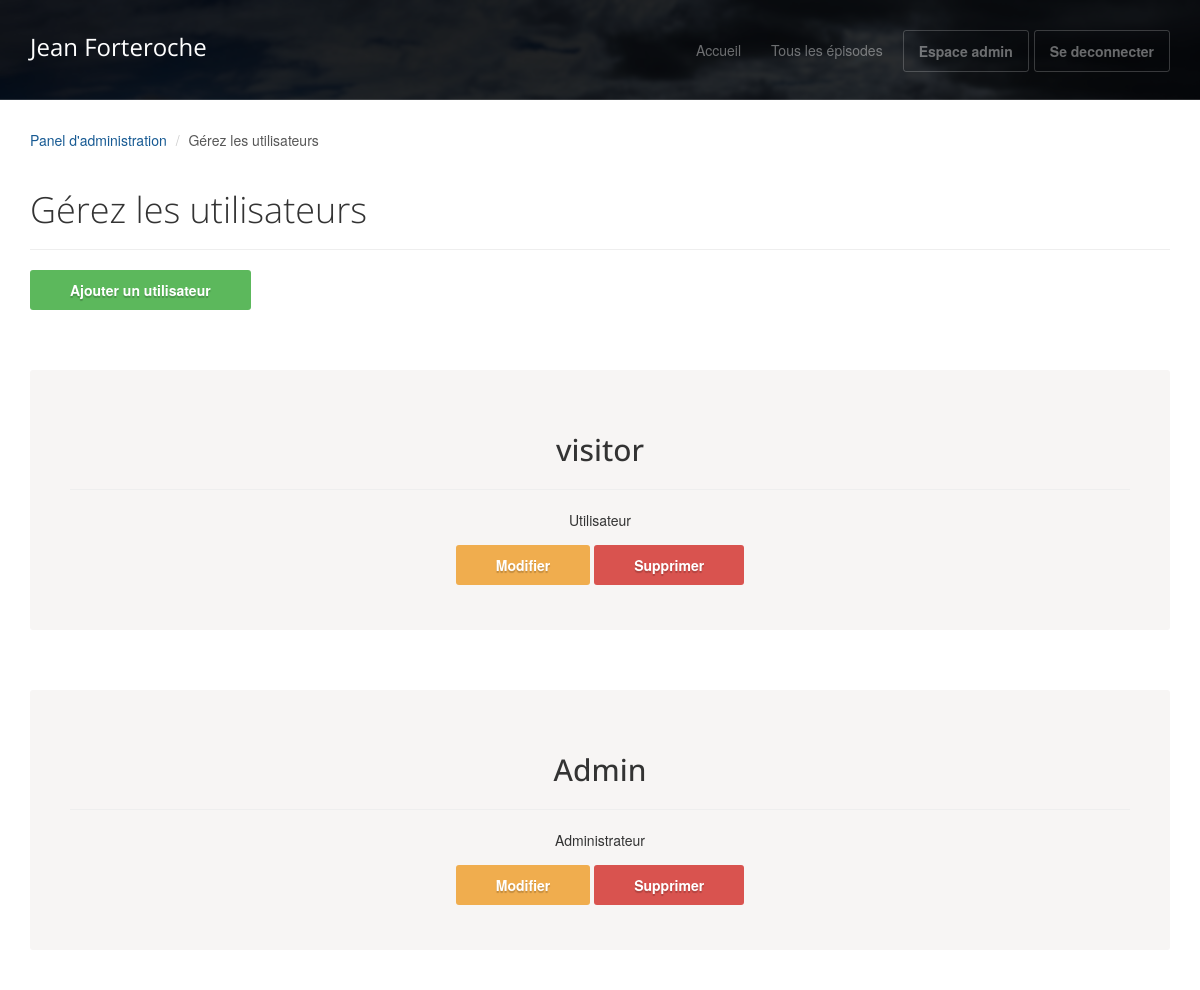
Screenshot of /index.php?page=admin&action=account (signed in) with the database file from the repository.
### tables this page shows
CREATE TABLE IF NOT EXISTS `accounts` (
  `id` int(11) NOT NULL AUTO_INCREMENT,
  `level` int(11) NOT NULL,
  `username` varchar(255) NOT NULL,
  `password` varchar(255) NOT NULL,
  `creation_date` date NOT NULL,
  PRIMARY KEY (`id`)
);

### app/controller/BackController.php (called while the page is built, shortened)
<?php
class BackController
{
	private $accountManage;
	private $view;
	public function __construct()
	{
		$this->accountManage = new AccountManager();
		$this->view = new View;
	}
	public function account()
	{
		$requestAccounts = $this->accountManage->getAllAccounts();
		$this->view->render('account', [
			'accounts' => $requestAccounts
		], true);
	}
}

### public/index.php (called while the page is built, shortened)
<?php
$routing = new App\config\Router();
$routing->run();

### app/manager/DatabaseManager.php (called while the page is built, shortened)
<?php
abstract class DatabaseManager
{
	private $dbconnect;
	private function getConnection()
	{
		if ($this->dbconnect === null) {
			try {
				$db = new PDO(self::PDO_STATEMENT, self::DB_USER, self::DB_PASS);
				$db->setAttribute(PDO::ATTR_ERRMODE, PDO::ERRMODE_EXCEPTION);
				$this->dbconnect = $db;
			} catch (Exception $errorConnection) {
				die('Erreur de connection :' . $errorConnection->getMessage());
			}
		}
		return $this->dbconnect;
	}
	protected function getSql($statement, $class, $parameters = null)
	{
		if ($parameters) {
			$db = $this->getConnection()->prepare($statement);
			$db->setFetchMode(PDO::FETCH_CLASS, $class);
			$db->execute($parameters);
			return $db;
		} else {
			$db = $this->getConnection()->query($statement);
			$db->setFetchMode(PDO::FETCH_CLASS, $class);
			return $db;
		}
	}
}

### app/manager/AccountManager.php (called while the page is built, shortened)
<?php
class AccountManager extends DatabaseManager
{
	public function getAllAccounts()
	{
		$statement = 'SELECT * FROM accounts ORDER BY id DESC';
		$request = $this->getSql($statement, 'App\app\model\Account');
		$requestGet = $request->fetchAll();
		return $requestGet;
	}
}

### app/model/Account.php (called while the page is built, shortened)
<?php
class Account
{
	private $id;
	private $username;
	private $level;
	public function getId()
	{
		return $this->id;
	}
	public function getUser()
	{
		return $this->username;
	}
	public function getLevel()
	{
		return $this->level;
	}
}

### view/backend/account.php (the view)
<?php $this->title = 'Gérez les utilisateurs'; ?>
<header id="head" class="secondary"></header>
<div class="container">
	<ol class="breadcrumb">
		<li><a href="index.php?page=admin">Panel d'administration</a></li>
		<li class="active"><?= $this->title ?></li>
	</ol>
	<div class="row">
		<article class="col-md-12 maincontent list-admin">
			<header class="page-header">
				<h1 class="page-title"><?= $this->title ?></h1>
			</header>
			<a href="index.php?page=admin&action=addAccount" class="btn btn-success">Ajouter un utilisateur</a>
			<?php foreach ($accounts as $account): ?>
				<div class="jumbotron top-space text-center">
					<h2><?= $account->getUser(); ?></h2>
					<hr>
                    <p>
                        <?php if ($account->getLevel() === '1') {
                            echo 'Utilisateur';
						} else if ($account->getLevel() === '2') {
							echo 'Administrateur';
						} ?>
                    </p>
					<p>
						<a href="index.php?page=admin&action=editAccount&id=<?= $account->getId(); ?>" class="btn btn-warning">Modifier</a>
						<a href="index.php?page=admin&action=deleteAccount&id=<?= $account->getId(); ?>" class="btn btn-danger">Supprimer</a>
					</p>
				</div>
			<?php endforeach; ?>
		</article>
	</div>
</div>

### public/assets/css/main.css (style rules this page uses)
#head { background:#181015 url( ../images/bg_header.jpg) no-repeat; background-size: cover; min-height:520px; text-align: center; padding-top:240px; color:white; font-family:"Open sans", Helvetica, Arial; font-weight:300; }
#head.secondary { height:100px; min-height: 100px; padding-top:0px; }
h1, h2, h3, h4, h5, h6 { font-family:"Open sans", Helvetica, Arial; }
h1, .h1, h2, .h2, h3, .h3 { margin-top:30px; }
.page-title { margin-top:20px; font-weight:300; }
.breadcrumb { background:none; padding:0; margin:30px 0 0px 0; }
.top-space { margin-top: 60px; }

### public/assets/css/style.css (style rules this page uses)
a { color: #175a93; }
.list-admin { margin-bottom: 100px; }
blockquote, .text-muted, .breadcrumb .active { color: #575757; }
.maincontent { margin-bottom: 40px; }

### rows the page displays
accounts: username "visitor", level "Utilisateur"
accounts: username "Admin", level "Administrateur"

### other values shown
$this->title "Gérez les utilisateurs"
